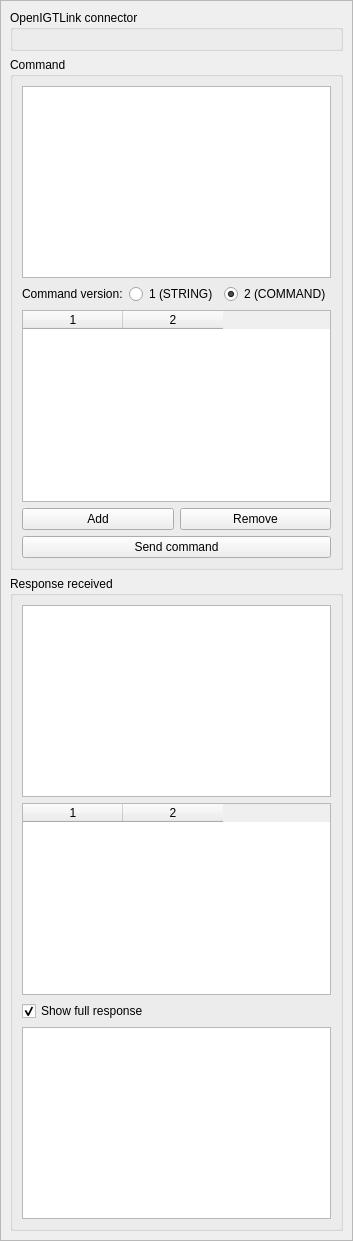
<?xml version="1.0" encoding="UTF-8"?>
<ui version="4.0">
 <class>qSlicerOpenIGTLinkRemoteCommandWidget</class>
 <widget class="qSlicerWidget" name="qSlicerOpenIGTLinkRemoteCommandWidget">
  <property name="geometry">
   <rect>
    <x>0</x>
    <y>0</y>
    <width>340</width>
    <height>765</height>
   </rect>
  </property>
  <property name="windowTitle">
   <string>Form</string>
  </property>
  <layout class="QVBoxLayout" name="verticalLayout">
   <property name="spacing">
    <number>0</number>
   </property>
   <property name="leftMargin">
    <number>0</number>
   </property>
   <property name="topMargin">
    <number>0</number>
   </property>
   <property name="rightMargin">
    <number>0</number>
   </property>
   <property name="bottomMargin">
    <number>0</number>
   </property>
   <item>
    <widget class="QFrame" name="frame">
     <property name="sizePolicy">
      <sizepolicy hsizetype="Preferred" vsizetype="MinimumExpanding">
       <horstretch>0</horstretch>
       <verstretch>0</verstretch>
      </sizepolicy>
     </property>
     <property name="frameShape">
      <enum>QFrame::StyledPanel</enum>
     </property>
     <property name="frameShadow">
      <enum>QFrame::Raised</enum>
     </property>
     <layout class="QVBoxLayout" name="verticalLayout_6">
      <item>
       <widget class="QGroupBox" name="groupBox_3">
        <property name="title">
         <string>OpenIGTLink connector</string>
        </property>
        <layout class="QVBoxLayout" name="verticalLayout_5">
         <item>
          <widget class="qMRMLNodeComboBox" name="ConnectorComboBox" native="true">
           <property name="nodeTypes" stdset="0">
            <stringlist>
             <string>vtkMRMLIGTLConnectorNode</string>
            </stringlist>
           </property>
          </widget>
         </item>
        </layout>
       </widget>
      </item>
      <item>
       <widget class="QGroupBox" name="commandGroupBox">
        <property name="title">
         <string>Command</string>
        </property>
        <layout class="QVBoxLayout" name="verticalLayout_2">
         <item>
          <widget class="QPlainTextEdit" name="CommandTextEdit"/>
         </item>
         <item>
          <widget class="QWidget" name="widget_versionContainer" native="true">
           <layout class="QHBoxLayout" name="horizontalLayout_2">
            <property name="leftMargin">
             <number>0</number>
            </property>
            <property name="topMargin">
             <number>0</number>
            </property>
            <property name="rightMargin">
             <number>0</number>
            </property>
            <property name="bottomMargin">
             <number>0</number>
            </property>
            <item>
             <widget class="QLabel" name="label">
              <property name="text">
               <string>Command version:</string>
              </property>
             </widget>
            </item>
            <item>
             <widget class="QRadioButton" name="radioButton_versionString">
              <property name="text">
               <string>1 (STRING)</string>
              </property>
              <attribute name="buttonGroup">
               <string notr="true">buttonGroup_version</string>
              </attribute>
             </widget>
            </item>
            <item>
             <widget class="QRadioButton" name="radioButton_versionCommand">
              <property name="text">
               <string>2 (COMMAND)</string>
              </property>
              <property name="checked">
               <bool>true</bool>
              </property>
              <attribute name="buttonGroup">
               <string notr="true">buttonGroup_version</string>
              </attribute>
             </widget>
            </item>
           </layout>
          </widget>
         </item>
         <item>
          <widget class="QTableWidget" name="tableWidget_metaData">
           <property name="showDropIndicator" stdset="0">
            <bool>false</bool>
           </property>
           <property name="dragDropOverwriteMode">
            <bool>false</bool>
           </property>
           <property name="selectionBehavior">
            <enum>QAbstractItemView::SelectRows</enum>
           </property>
           <property name="columnCount">
            <number>2</number>
           </property>
           <attribute name="verticalHeaderVisible">
            <bool>false</bool>
           </attribute>
           <column/>
           <column/>
          </widget>
         </item>
         <item>
          <widget class="QWidget" name="widget_metaActionContainer" native="true">
           <layout class="QHBoxLayout" name="horizontalLayout">
            <property name="leftMargin">
             <number>0</number>
            </property>
            <property name="topMargin">
             <number>0</number>
            </property>
            <property name="rightMargin">
             <number>0</number>
            </property>
            <property name="bottomMargin">
             <number>0</number>
            </property>
            <item>
             <widget class="QPushButton" name="pushButton_addMetaData">
              <property name="text">
               <string>Add</string>
              </property>
             </widget>
            </item>
            <item>
             <widget class="QPushButton" name="pushButton_removeMetaData">
              <property name="text">
               <string>Remove</string>
              </property>
             </widget>
            </item>
           </layout>
          </widget>
         </item>
         <item>
          <widget class="QPushButton" name="SendCommandButton">
           <property name="text">
            <string>Send command</string>
           </property>
          </widget>
         </item>
        </layout>
       </widget>
      </item>
      <item>
       <widget class="QGroupBox" name="responseGroupBox">
        <property name="title">
         <string>Response received</string>
        </property>
        <layout class="QVBoxLayout" name="verticalLayout_4">
         <item>
          <widget class="QPlainTextEdit" name="ResponseTextEdit">
           <property name="readOnly">
            <bool>true</bool>
           </property>
          </widget>
         </item>
         <item>
          <widget class="QTableWidget" name="tableWidget_responseMetaData">
           <property name="editTriggers">
            <set>QAbstractItemView::NoEditTriggers</set>
           </property>
           <property name="showDropIndicator" stdset="0">
            <bool>false</bool>
           </property>
           <property name="dragDropOverwriteMode">
            <bool>false</bool>
           </property>
           <property name="selectionBehavior">
            <enum>QAbstractItemView::SelectRows</enum>
           </property>
           <property name="columnCount">
            <number>2</number>
           </property>
           <attribute name="verticalHeaderVisible">
            <bool>false</bool>
           </attribute>
           <column/>
           <column/>
          </widget>
         </item>
         <item>
          <widget class="QCheckBox" name="ShowFullResponseCheckBox">
           <property name="text">
            <string>Show full response</string>
           </property>
           <property name="checked">
            <bool>true</bool>
           </property>
          </widget>
         </item>
         <item>
          <widget class="QPlainTextEdit" name="FullResponseTextEdit">
           <property name="readOnly">
            <bool>true</bool>
           </property>
          </widget>
         </item>
        </layout>
       </widget>
      </item>
     </layout>
    </widget>
   </item>
  </layout>
 </widget>
 <customwidgets>
  <customwidget>
   <class>qMRMLNodeComboBox</class>
   <extends>QWidget</extends>
   <header>qMRMLNodeComboBox.h</header>
  </customwidget>
  <customwidget>
   <class>qSlicerWidget</class>
   <extends>QWidget</extends>
   <header>qSlicerWidget.h</header>
   <container>1</container>
  </customwidget>
 </customwidgets>
 <resources/>
 <connections>
  <connection>
   <sender>qSlicerOpenIGTLinkRemoteCommandWidget</sender>
   <signal>mrmlSceneChanged(vtkMRMLScene*)</signal>
   <receiver>ConnectorComboBox</receiver>
   <slot>setMRMLScene(vtkMRMLScene*)</slot>
   <hints>
    <hint type="sourcelabel">
     <x>213</x>
     <y>396</y>
    </hint>
    <hint type="destinationlabel">
     <x>274</x>
     <y>73</y>
    </hint>
   </hints>
  </connection>
  <connection>
   <sender>ShowFullResponseCheckBox</sender>
   <signal>toggled(bool)</signal>
   <receiver>FullResponseTextEdit</receiver>
   <slot>setVisible(bool)</slot>
   <hints>
    <hint type="sourcelabel">
     <x>169</x>
     <y>430</y>
    </hint>
    <hint type="destinationlabel">
     <x>169</x>
     <y>519</y>
    </hint>
   </hints>
  </connection>
 </connections>
 <buttongroups>
  <buttongroup name="buttonGroup_version"/>
 </buttongroups>
</ui>
